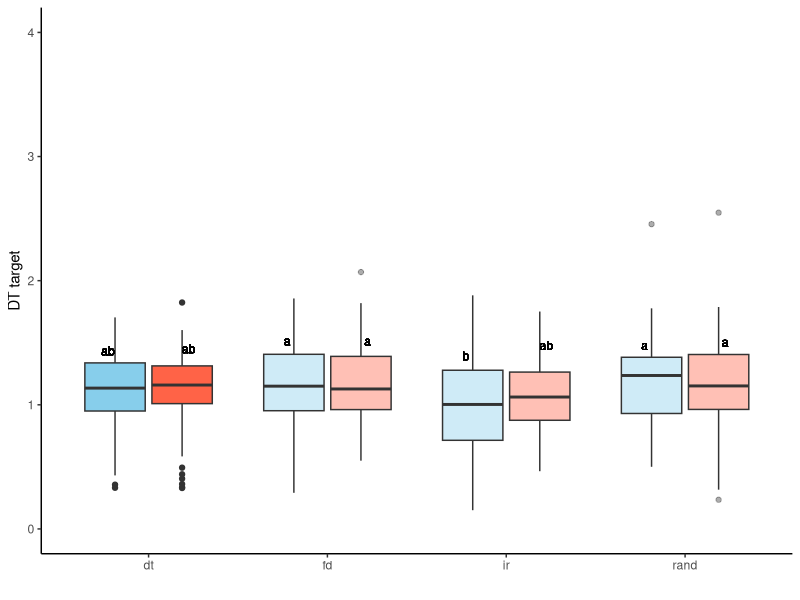
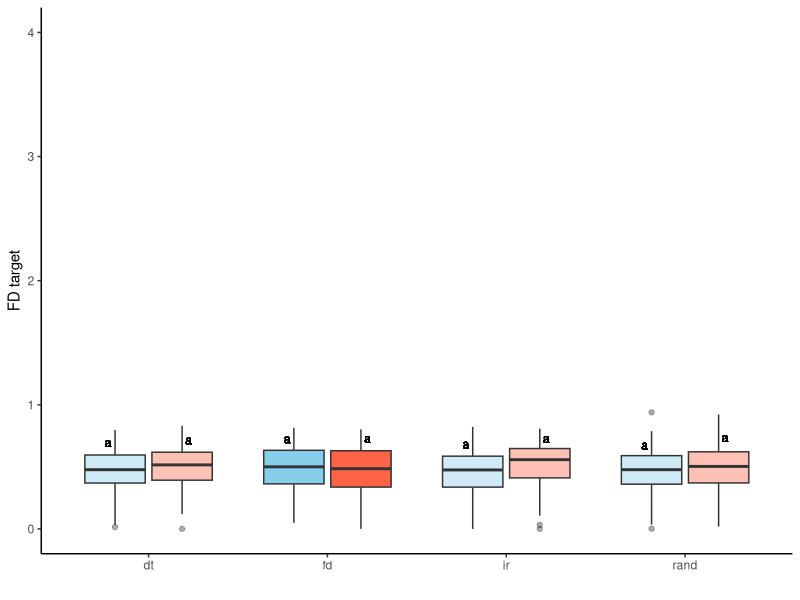
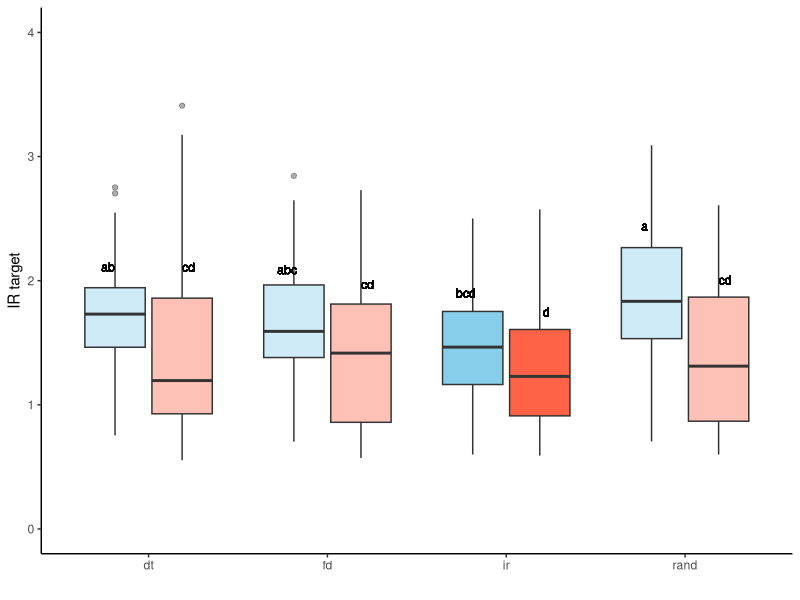
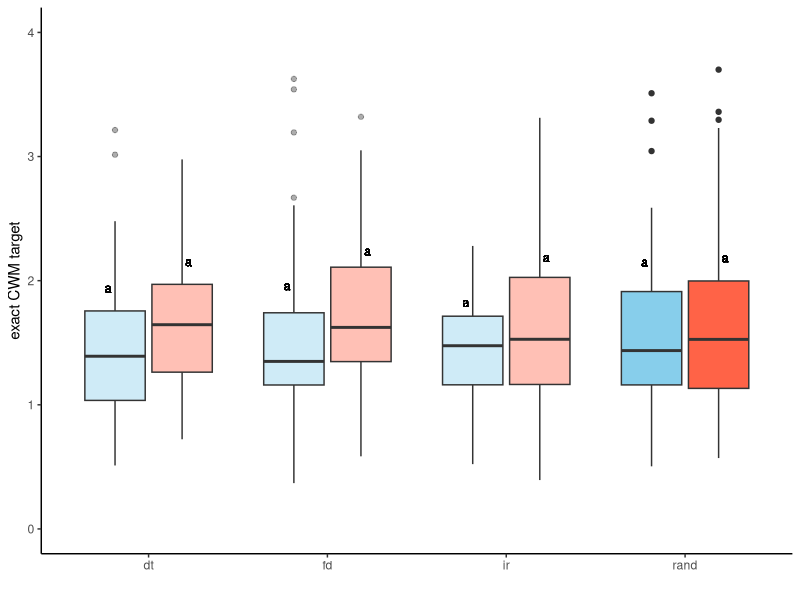

The R source for these figures, in order: (Note: this script raises an error after producing the figures.)
#### Modelling Euclidean distances as a function of seeding treatment and drought 
#### to assess our ability to hit different targets in different communities and 
#### compare the success of those different targets to one another. 
#### We also examine the compositional dissimilarity (bray-curtis) as it relates 
#### to our trait-based targets in both sites.

# packages used
library(tidyverse)
library(lme4)
library(lmerTest)
library(vegan)

#### read in data ####
cadist <- read.csv("data/cwm_maxdistances_ca.csv")# CA distance data
wydist <- read.csv("data/cwm_maxdistances_wy(plot).csv")# WY distance data

#### models and figures ####
####
#### CA
####

## seperate plot ID column into trt, block, and year
cadist <- cadist %>% 
  separate(trt.b.y, into = c("trt", "block", "year"), sep = "\\.")
cadist$block <- as.numeric(cadist$block)
cadist$year <- as.numeric(cadist$year)
## add drought column from cwm dataframe
cwm.ca <- read.csv("data/cwm_ca.csv")# California CWM data
cwm.ca <- cwm.ca %>% mutate(drought = ifelse(water=="0.5","drt","cntl")) #rename to dought column
cadrought <- cwm.ca %>% select(block,trt,year,drought) #drought and ID column
cadist <- merge(cadist,cadrought, by=c("block", "trt","year")) #add drought treatment column
## set reference levels for modelling
cadist$trt <- as.factor(cadist$trt) #must be factor
cadist$trt <- relevel(cadist$trt, ref = "rand") #make random communities the reference level
cadist$drought <- as.factor(cadist$drought) #must be factor
cadist$drought <- relevel(cadist$drought, ref = "cntl") #make random communities the reference level
droughtcolsca <- c("cntl"="skyblue", "drt"="tomato1") #create variable for color

## for each distance column create a model + figure showing distanmces to each target
## given each different seeding treatment
## Random 
summary(t <- aov(distr~trt*drought, cadist))
tuktest <- TukeyHSD(t)
#multcompView::multcompLetters4(t,tuktest)
letterstest <- data.frame(multcompView::multcompLetters4(t,tuktest)$'trt:drought'['Letters'])
letterstest$trt <- as.factor(sub("([a-z]+):([a-z]+)$", "\\1", rownames(letterstest)))
letterstest$drought <- as.factor(sub("([a-z]+):([a-z]+)$", "\\2", rownames(letterstest)))
test <- cadist %>% group_by(drought, trt) %>% summarise(yposition = quantile(distr,.8))
test <- merge(letterstest,test, by = c("drought", "trt"))
test2 <- merge(test,cadist, by = c("drought", "trt"), all=T)
distr <- ggplot(test2, aes(y=distr, x=trt, fill=drought, alpha=trt))+
  geom_boxplot()+
  #geom_smooth(method="lm")+
  scale_fill_manual(values = droughtcolsca)+
  scale_alpha_manual(values = c(.4, .4, .4, 1))+
  #coord_flip()+
  #facet_wrap(~year, scales="fixed")+
  geom_text(aes(y=yposition,label = Letters), 
            position = position_dodge(width = 0.9), 
            vjust = -0.5,
            #angle = 15,
            size=3) +
  labs(x=" ",y="exact CWM target")+ #, fill="drought treatment")+
  theme_classic()+
  theme(legend.position = "none")+
  ylim(0,4)

## Functionally Diverse
summary(t <- aov(distfd~trt*drought, cadist))
tuktest <- TukeyHSD(t)
#multcompView::multcompLetters4(t,tuktest)
letterstest <- data.frame(multcompView::multcompLetters4(t,tuktest)$'trt:drought'['Letters'])
letterstest$trt <- as.factor(sub("([a-z]+):([a-z]+)$", "\\1", rownames(letterstest)))
letterstest$drought <- as.factor(sub("([a-z]+):([a-z]+)$", "\\2", rownames(letterstest)))
test <- cadist %>% group_by(drought, trt) %>% summarise(yposition = quantile(distfd,.8))
test <- merge(letterstest,test, by = c("drought", "trt"))
test2 <- merge(test,cadist, by = c("drought", "trt"), all=T)
distfd <- ggplot(test2, aes(y=distfd, x=trt, fill=drought, alpha=trt))+
  geom_boxplot()+
  #geom_smooth(method="lm")+
  scale_fill_manual(values = droughtcolsca)+
  scale_alpha_manual(values = c(.4, 1, .4, .4))+
  #coord_flip()+
  #facet_wrap(~year, scales="fixed")+
  geom_text(aes(y=yposition,label = Letters), 
            position = position_dodge(width = 0.9), 
            vjust = -0.5,
            #angle = 15,
            size=3) +
  labs(x=" ",y="FD target")+ #, fill="drought treatment")+
  theme_classic()+
  theme(legend.position = "none")+
  ylim(0,4)

# Invasion resistant
summary(t <- aov(distir~trt*drought, cadist))
tuktest <- TukeyHSD(t)
#multcompView::multcompLetters4(t,tuktest)
letterstest <- data.frame(multcompView::multcompLetters4(t,tuktest)$'trt:drought'['Letters'])
letterstest$trt <- as.factor(sub("([a-z]+):([a-z]+)$", "\\1", rownames(letterstest)))
letterstest$drought <- as.factor(sub("([a-z]+):([a-z]+)$", "\\2", rownames(letterstest)))
test <- cadist %>% group_by(drought, trt) %>% summarise(yposition = quantile(distir,.8))
test <- merge(letterstest,test, by = c("drought", "trt"))
test2 <- merge(test,cadist, by = c("drought", "trt"), all=T)
distir <- ggplot(test2, aes(y=distir, x=trt, fill=drought, alpha=trt))+
  geom_boxplot()+
  #geom_smooth(method="lm")+
  scale_fill_manual(values = droughtcolsca)+
  scale_alpha_manual(values = c(.4, .4, 1, .4))+
  #facet_wrap(~year, scales="fixed")+
  #coord_flip()+
  geom_text(aes(y=yposition,label = Letters), 
            position = position_dodge(width = 0.9), 
            vjust = -0.5,
            #angle = 15,
            size=3) +
  labs(x=" ",y="IR target")+ #, fill="drought treatment")+
  theme_classic()+
  theme(legend.position = "none")+
  ylim(0,4)

#drought tolerant
summary(t <- aov(distdt~trt*drought, cadist))
tuktest <- TukeyHSD(t)
#multcompView::multcompLetters4(t,tuktest)
letterstest <- data.frame(multcompView::multcompLetters4(t,tuktest)$'trt:drought'['Letters'])
letterstest$trt <- as.factor(sub("([a-z]+):([a-z]+)$", "\\1", rownames(letterstest)))
letterstest$drought <- as.factor(sub("([a-z]+):([a-z]+)$", "\\2", rownames(letterstest)))
test <- cadist %>% group_by(drought, trt) %>% summarise(yposition = quantile(distdt,.8))
test <- merge(letterstest,test, by = c("drought", "trt"))
test2 <- merge(test,cadist, by = c("drought", "trt"), all=T)
distdt <- ggplot(test2, aes(y=distdt, x=trt, fill=drought, alpha=trt))+
  geom_boxplot()+
  #geom_smooth(method="lm")+
  scale_fill_manual(values = droughtcolsca)+
  scale_alpha_manual(values = c(1, .4, .4, .4))+
  #coord_flip()+
  #facet_wrap(~year, scales="fixed")+
  geom_text(aes(y=yposition,label = Letters), 
            position = position_dodge(width = 0.9), 
            vjust = -0.5,
            #angle = 15,
            size=3) +
  labs(x=" ",y="DT target")+ #, fill="drought treatment")+
  theme_classic()+
  theme(legend.position = "none")+
  ylim(0,4)
#attempt at adding yellow ellipse in R, but just do in ppt)
# annotation_custom(
#   grob = ellipseGrob(
#     x = unit(1, "inch"), 
#     y = unit(1, "inch"),
#     ar=1.5,
#     size=15,
#     angle=10,
#     gp = gpar(col = "yellow", fill = NA, lwd = 5)
#   ))#,
#   xmin = -Inf, xmax = Inf, ymin = -Inf, ymax = Inf
# )
# annotate("point", x = 2, y = 3, size = 10, shape = 21, fill = "yellow", color = "yellow") +
# annotate("text", x = 2, y = 3.1, label = "Highlighted", color = "black")

## also create a model and figure comparing distances for each community to its intended
## target between seeding treatments
summary(t <- aov(targetdist~trt*drought, cadist))
tuktest <- TukeyHSD(t)
#multcompView::multcompLetters4(t,tuktest)
letterstest <- data.frame(multcompView::multcompLetters4(t,tuktest)$'trt:drought'['Letters'])
letterstest$trt <- as.factor(sub("([a-z]+):([a-z]+)$", "\\1", rownames(letterstest)))
letterstest$drought <- as.factor(sub("([a-z]+):([a-z]+)$", "\\2", rownames(letterstest)))
test <- cadist %>% group_by(drought, trt) %>% summarise(yposition = quantile(targetdist,.8))
test <- merge(letterstest,test, by = c("drought", "trt"))
test2 <- merge(test,cadist, by = c("drought", "trt"), all=T)
disttargetca <- ggplot(test2, aes(y=targetdist, x=trt, fill=drought))+
  geom_boxplot()+
  #geom_smooth(method="lm")+
  scale_fill_manual(values = droughtcolsca)+
  #coord_flip()+
  #facet_wrap(~year, scales="fixed")+
  geom_text(aes(y=yposition,label = Letters), 
            position = position_dodge(width = 0.9), 
            vjust = -0.5,
            #angle = 15,
            size=3) +
  labs(x=" ",y="seeding treatment target")+ #, fill="drought treatment")+
  theme_classic()+
  theme(legend.position = c(.2,.9), legend.direction = "horizontal")+
  ylim(0,4)

library(ggpubr)
cadistplots <- ggarrange(distdt, distfd, distir, distr, ncol=2, nrow=2)
cadistanceplots<- ggarrange(cadistplots, disttargetca, ncol=2, nrow=1, common.legend = TRUE, legend="bottom")



####
#### WY
####

## seperate plot ID column into trt, block, and year
wydist <- wydist %>% 
  separate(trt.b.y, into = c("trt", "block", "year"), sep = "\\.")
wydist$block <- as.numeric(wydist$block)
wydist$year <- as.numeric(wydist$year)
## add drought column from cwm dataframe
cwm.wy <- read.csv("data/cwm_wy.csv")# California CWM data
wydrought <- cwm.wy %>% select(block,trt,year,drought) #drought and ID column
wydrought <- wydrought %>% distinct() #remove duplicates (from subplots)
wydist <- merge(wydist,wydrought, by=c("block", "trt","year")) #add drought treatment column
## set reference levels for modelling
wydist$trt <- as.factor(wydist$trt) #must be factor
wydist$trt <- relevel(wydist$trt, ref = "rand") #make random communities the reference level
wydist$drought <- as.factor(wydist$drought) #must be factor
wydist$drought <- relevel(wydist$drought, ref = "cntl") #make random communities the reference level
droughtcolswy <- c("cntl"="skyblue", "drt"="tomato1") #create variable for color

## for each distance column create a model + figure showing distanmces to each target
## given each different seeding treatment
## Random 
summary(t <- aov(distr~trt*drought, wydist))
tuktest <- TukeyHSD(t)
#multcompView::multcompLetters4(t,tuktest)
letterstest <- data.frame(multcompView::multcompLetters4(t,tuktest)$'trt:drought'['Letters'])
letterstest$trt <- as.factor(sub("([a-z]+):([a-z]+)$", "\\1", rownames(letterstest)))
letterstest$drought <- as.factor(sub("([a-z]+):([a-z]+)$", "\\2", rownames(letterstest)))
test <- wydist %>% group_by(drought, trt) %>% summarise(yposition = quantile(distr,.8))
test <- merge(letterstest,test, by = c("drought", "trt"))
test2 <- merge(test,wydist, by = c("drought", "trt"), all=T)
distr <- ggplot(test2, aes(y=distr, x=trt, fill=drought, alpha=trt))+
  geom_boxplot()+
  #geom_smooth(method="lm")+
  scale_fill_manual(values = droughtcolswy)+
  scale_alpha_manual(values = c(.4, .4, .4, 1))+
  #coord_flip()+
  #facet_wrap(~year, scales="fixed")+
  geom_text(aes(y=yposition,label = Letters), 
            position = position_dodge(width = 0.9), 
            vjust = -0.5,
            #angle = 15,
            size=3) +
  labs(x=" ",y="exact CWM target")+ #, fill="drought treatment")+
  theme_classic()+
  theme(legend.position = "none")+
  ylim(0,4)

# Functionally diverse
summary(t <- aov(distfd~trt*drought, wydist))
tuktest <- TukeyHSD(t)
#multcompView::multcompLetters4(t,tuktest)
letterstest <- data.frame(multcompView::multcompLetters4(t,tuktest)$'trt:drought'['Letters'])
letterstest$trt <- as.factor(sub("([a-z]+):([a-z]+)$", "\\1", rownames(letterstest)))
letterstest$drought <- as.factor(sub("([a-z]+):([a-z]+)$", "\\2", rownames(letterstest)))
test <- wydist %>% group_by(drought, trt) %>% summarise(yposition = quantile(distfd,.8))
test <- merge(letterstest,test, by = c("drought", "trt"))
test2 <- merge(test,wydist, by = c("drought", "trt"), all=T)
distfd <- ggplot(test2, aes(y=distfd, x=trt, fill=drought, alpha=trt))+
  geom_boxplot()+
  #geom_smooth(method="lm")+
  scale_fill_manual(values = droughtcolswy)+
  scale_alpha_manual(values = c(.4, 1, .4, .4))+
  #coord_flip()+
  #facet_wrap(~year, scales="fixed")+
  geom_text(aes(y=yposition,label = Letters), 
            position = position_dodge(width = 0.9), 
            vjust = -0.5,
            #angle = 15,
            size=3) +
  labs(x=" ",y="FD target")+ #, fill="drought treatment")+
  theme_classic()+
  theme(legend.position = "none")+
  ylim(0,4)

# Invasion resistant
summary(t <- aov(distir~trt*drought, wydist))
tuktest <- TukeyHSD(t)
#multcompView::multcompLetters4(t,tuktest)
letterstest <- data.frame(multcompView::multcompLetters4(t,tuktest)$'trt:drought'['Letters'])
letterstest$trt <- as.factor(sub("([a-z]+):([a-z]+)$", "\\1", rownames(letterstest)))
letterstest$drought <- as.factor(sub("([a-z]+):([a-z]+)$", "\\2", rownames(letterstest)))
test <- wydist %>% group_by(drought, trt) %>% summarise(yposition = quantile(distir,.8))
test <- merge(letterstest,test, by = c("drought", "trt"))
test2 <- merge(test,wydist, by = c("drought", "trt"), all=T)
distir <- ggplot(test2, aes(y=distir, x=trt, fill=drought, alpha=trt))+
  geom_boxplot()+
  #geom_smooth(method="lm")+
  scale_fill_manual(values = droughtcolswy)+
  scale_alpha_manual(values = c(.4, .4, 1, .4))+
  #facet_wrap(~year, scales="fixed")+
  #coord_flip()+
  geom_text(aes(y=yposition,label = Letters), 
            position = position_dodge(width = 0.9), 
            vjust = -0.5,
            #angle = 15,
            size=3) +
  labs(x=" ",y="IR target")+ #, fill="drought treatment")+
  theme_classic()+
  theme(legend.position = "none")+
  ylim(0,4)

#drought tolerant
summary(t <- aov(distdt~trt*drought, wydist))
tuktest <- TukeyHSD(t)
#multcompView::multcompLetters4(t,tuktest)
letterstest <- data.frame(multcompView::multcompLetters4(t,tuktest)$'trt:drought'['Letters'])
letterstest$trt <- as.factor(sub("([a-z]+):([a-z]+)$", "\\1", rownames(letterstest)))
letterstest$drought <- as.factor(sub("([a-z]+):([a-z]+)$", "\\2", rownames(letterstest)))
test <- wydist %>% group_by(drought, trt) %>% summarise(yposition = quantile(distdt,.8))
test <- merge(letterstest,test, by = c("drought", "trt"))
test2 <- merge(test,wydist, by = c("drought", "trt"), all=T)
distdt <- ggplot(test2, aes(y=distdt, x=trt, fill=drought, alpha=trt))+
  geom_boxplot()+
  #geom_smooth(method="lm")+
  scale_fill_manual(values = droughtcolswy)+
  scale_alpha_manual(values = c(1, .4, .4, .4))+
  #coord_flip()+
  #facet_wrap(~year, scales="fixed")+
  geom_text(aes(y=yposition,label = Letters), 
            position = position_dodge(width = 0.9), 
            vjust = -0.5,
            #angle = 15,
            size=3) +
  labs(x=" ",y="DT target")+ #, fill="drought treatment")+
  theme_classic()+
  theme(legend.position = "none")+
  ylim(0,4)

## also create a model and figure comparing distances for each community to its intended
## target between seeding treatments
summary(t <- aov(targetdist~trt*drought, wydist))
tuktest <- TukeyHSD(t)
#multcompView::multcompLetters4(t,tuktest)
letterstest <- data.frame(multcompView::multcompLetters4(t,tuktest)$'trt:drought'['Letters'])
letterstest$trt <- as.factor(sub("([a-z]+):([a-z]+)$", "\\1", rownames(letterstest)))
letterstest$drought <- as.factor(sub("([a-z]+):([a-z]+)$", "\\2", rownames(letterstest)))
test <- wydist %>% group_by(drought, trt) %>% summarise(yposition = quantile(targetdist,.8))
test <- merge(letterstest,test, by = c("drought", "trt"))
test2 <- merge(test,wydist, by = c("drought", "trt"), all=T)
disttargetwy <- ggplot(test2, aes(y=targetdist, x=trt, fill=drought))+
  geom_boxplot()+
  #geom_smooth(method="lm")+
  scale_fill_manual(values = droughtcolswy)+
  #coord_flip()+
  #facet_wrap(~year, scales="fixed")+
  geom_text(aes(y=yposition,label = Letters), 
            position = position_dodge(width = 0.9), 
            vjust = -0.5,
            #angle = 15,
            size=3) +
  labs(x=" ",y="seeding treatment target")+ #, fill="drought treatment")+
  theme_classic()+
  theme(legend.position = c(.2,.9), legend.direction = "horizontal")+
  ylim(0,4)

library(ggpubr)
wydistplots <- ggarrange(distdt, distfd, distir, distr, ncol=2, nrow=2)
wydistanceplot<- ggarrange(wydistplots, disttargetwy, ncol=2, nrow=1, common.legend = TRUE, legend="bottom")



#### add/compare bray-Curtis dissimilarity to distance ####
## The relationship between our intended community composition and target CWM trait profile 
## should be tight and highly correlated.A poor relationship between these suggests that
## within a site communities differed from targets due to presence of unintended species in plots. 
## (as opposed to a fundamental issue in the premise of trait predictability/ intraspecific variation)
## See the "bray_curtis_calc.R script" for details on how these were calculated.

## read in bray-curtis data, create separated id columns, and make factors match 
bcdis.ca <- read.csv("data/bc_dissimilarity_ca.csv") #CA data
bcdis.ca <- bcdis.ca %>% 
  separate(id, into = c("trt", "block", "year"), sep = "\\.")
bcdis.ca$block <- as.numeric(bcdis.ca$block)
bcdis.ca$year <- as.numeric(bcdis.ca$year)
bcdis.ca <- bcdis.ca %>% mutate(trt = str_replace(trt, "^r$", "rand")) #make r match rand in cadist
bcdis.wy <- read.csv("data/bc_dissimilarity_wy.csv") #WY data
bcdis.wy <- bcdis.wy %>% 
  separate(id, into = c("trt", "block", "year"), sep = "\\.")
bcdis.wy$block <- as.numeric(bcdis.wy$block)
bcdis.wy$year <- as.numeric(bcdis.wy$year)
bcdis.wy <- bcdis.wy %>% mutate(trt = str_replace(trt, "^r$", "rand")) #make r match rand in cadist

## combine with Euclidean distance data (calculated above) 
## (dis.site column = bray-curtis)
cadisdist <- merge(cadist, bcdis.ca)
wydisdist <- merge(wydist, bcdis.wy)

## plot
#CA
bcplotca <- ggplot(cadisdist, aes(x=dist.ca, y=targetdist ,col=trt))+
  geom_point(pch=20)+
  geom_smooth(method="lm")+
  scale_color_viridis_d(option = "D", begin = .1, end = 1, alpha = 0.7) +
  #scale_color_viridis_d(option = "D", begin = 1, end = 0.1, alpha = 0.7) +
  labs(x=" ", 
       y="seeding treatment target",
       col="seeding trt")+
  theme_classic()
#WY
bcplotwy <- ggplot(wydisdist, aes(x=dist.wy, y=targetdist ,col=trt))+
  geom_point(pch=20)+
  geom_smooth(method="lm")+
  scale_color_viridis_d(option = "D", begin = .1, end = 1, alpha = 0.7) +
  #scale_color_viridis_d(option = "D", begin = 1, end = 0.1, alpha = 0.7) +
  labs(x=" ", 
       y="seeding treatment target",
       col="seeding trt")+
  theme_classic()

### possible arrangements, 

#option 1
## combine
# bcplots <- ggarrange(bcplotwy, bcplotca, ncol=2, nrow=1, common.legend = T)

#### combined figure for manuscript ####
# alldistanceplots <- ggarrange(wydistanceplots, cadistanceplots, bcplots, ncol=1, nrow=3)

wydistanceplot <- ggarrange(wydistplots, disttargetwy, ncol=2, nrow=1, common.legend = TRUE, legend="bottom")
cadistanceplot <- ggarrange(cadistplots, disttargetca, ncol=2, nrow=1, common.legend = TRUE, legend="bottom")
bcplots <- ggarrange(bcplotwy, bcplotca, ncol=2, nrow=1, common.legend = T)
p1 <-ggarrange(wydistanceplot, cadistanceplot,bcplots, nrow=3)
tiff("figures/test_figure.tiff", res=400, height = 8,width =6, "in",compression = "lzw")
p1
dev.off()

## option 2, best attempt yet, currently using this one (7/23/24):
wyp <- ggarrange(wydistplots, disttargetwy, ncol=2, nrow=1, common.legend = T)
cap <- ggarrange(cadistplots, disttargetca, ncol=2, nrow=1, common.legend = T)
p1 <- ggarrange(wyp, cap, ncol=1, nrow=2, common.legend = T)
p1 <- annotate_figure(p1,
                      bottom = text_grob("seeding treatment"))
bcplots <- ggarrange(bcplotwy, bcplotca, ncol=1, nrow=2, common.legend = T)
bcplots <- annotate_figure(bcplots, 
                      bottom = text_grob("Bray-Curtis dissimilarity"))
p2 <- ggarrange(p1, bcplots, ncol=2, nrow=1, widths = c(1,.5))
p2 <- annotate_figure(p2, 
                      left=text_grob("Euclidean distance from", rot=90))
p2
## export figure
tiff("figures/alldistances_figure.tiff", res=400, height = 7,width =9, "in",compression = "lzw")
p2
dev.off()
